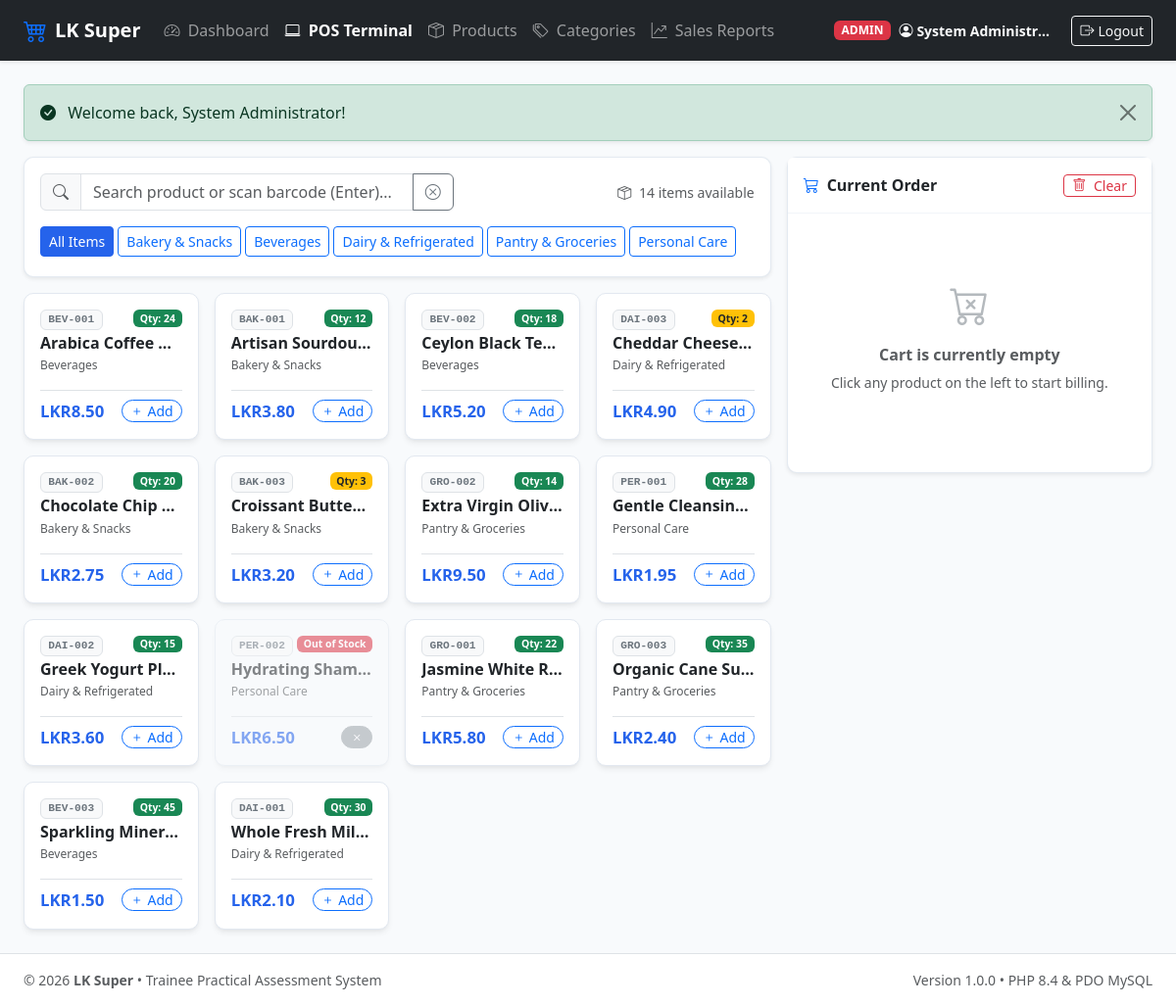
/modules/pos/index.php (signed in), run on the app's committed database.
### tables this page shows
CREATE TABLE `categories` (
    `id` INT AUTO_INCREMENT PRIMARY KEY,
    `name` VARCHAR(100) NOT NULL UNIQUE,
    `description` VARCHAR(255) NULL,
    `is_active` TINYINT(1) NOT NULL DEFAULT 1,
    `created_at` DATETIME NOT NULL DEFAULT CURRENT_TIMESTAMP,
    `updated_at` DATETIME NOT NULL DEFAULT CURRENT_TIMESTAMP ON UPDATE CURRENT_TIMESTAMP,
    INDEX `idx_categories_name` (`name`),
    INDEX `idx_categories_active` (`is_active`)
);

CREATE TABLE `products` (
    `id` INT AUTO_INCREMENT PRIMARY KEY,
    `category_id` INT NOT NULL,
    `sku` VARCHAR(50) NOT NULL UNIQUE,
    `name` VARCHAR(150) NOT NULL,
    `description` TEXT NULL,
    `cost_price` DECIMAL(10,2) NOT NULL DEFAULT 0.00,
    `selling_price` DECIMAL(10,2) NOT NULL,
    `stock_quantity` INT NOT NULL DEFAULT 0,
    `alert_threshold` INT NOT NULL DEFAULT 5,
    `is_active` TINYINT(1) NOT NULL DEFAULT 1,
    `created_at` DATETIME NOT NULL DEFAULT CURRENT_TIMESTAMP,
    `updated_at` DATETIME NOT NULL DEFAULT CURRENT_TIMESTAMP ON UPDATE CURRENT_TIMESTAMP,
    CONSTRAINT `fk_products_category` FOREIGN KEY (`category_id`) REFERENCES `categories` (`id`) ON DELETE RESTRICT ON UPDATE CASCADE,
    INDEX `idx_products_sku` (`sku`),
    INDEX `idx_products_name` (`name`),
    INDEX `idx_products_category` (`category_id`),
    INDEX `idx_products_stock` (`stock_quantity`),
    INDEX `idx_products_active` (`is_active`)
);

### config/config.php (called while the page is built, shortened)
<?php
function e(?string $string): string
{
    return htmlspecialchars((string)$string, ENT_QUOTES | ENT_SUBSTITUTE, 'UTF-8');
}

### modules/pos/index.php (the view, shortened to what this page needs)
<?php
require_once __DIR__ . '/../../config/config.php';
$pdo = get_db_connection();
$categories = $pdo->query("SELECT id, name FROM categories WHERE is_active = 1 ORDER BY name ASC")->fetchAll();
$products = $pdo->query("
    SELECT
        p.id,
        p.category_id,
        p.sku,
        p.name,
        p.selling_price,
        p.stock_quantity,
        p.alert_threshold,
        c.name AS category_name
    FROM products p
    LEFT JOIN categories c ON p.category_id = c.id
    WHERE p.is_active = 1
    ORDER BY p.name ASC
")->fetchAll();
require_once __DIR__ . '/../../includes/header.php';
?>
<div class="row g-3">
    <div class="col-lg-7 col-xl-8">
        <div class="card shadow-sm mb-3">
            <div class="card-body p-3">
                <div class="row g-2 align-items-center">
                    <div class="col-md-7">
                        <div class="input-group">
                            <span class="input-group-text bg-light text-muted"><i class="bi bi-search"></i></span>
                            <input type="text" id="posSearchInput" class="form-control" placeholder="Search product or scan barcode (Enter)..." autofocus autocomplete="off">
                            <button type="button" class="btn btn-outline-secondary" onclick="document.getElementById('posSearchInput').value=''; document.getElementById('posSearchInput').dispatchEvent(new Event('input'));">
                                <i class="bi bi-x-circle"></i>
                            </button>
                        </div>
                    </div>
                    <div class="col-md-5 text-md-end">
                        <span class="small text-muted">
                            <i class="bi bi-box-seam me-1"></i> <span id="totalProductCount"><?= count($products); ?></span> items available
                        </span>
                    </div>
                </div>
                <div class="d-flex gap-1 overflow-auto pt-3 pb-1" style="white-space: nowrap;">
                    <button type="button" class="btn btn-sm btn-outline-primary category-filter-btn active" data-category-id="all">
                        All Items
                    </button>
                    <?php foreach ($categories as $cat): ?>
                        <button type="button" class="btn btn-sm btn-outline-primary category-filter-btn" data-category-id="<?= (int)$cat['id']; ?>">
                            <?= e($cat['name']); ?>
                        </button>
                    <?php endforeach; ?>
                </div>
            </div>
        </div>
        <div id="productGrid" class="row row-cols-2 row-cols-sm-3 row-cols-md-3 row-cols-xl-4 g-3">
            <?php foreach ($products as $prod):
                $stock = (int)$prod['stock_quantity'];
                $isOut = $stock <= 0;
            ?>
                <div class="col pos-product-item"
                     data-id="<?= (int)$prod['id']; ?>"
                     data-sku="<?= e($prod['sku']); ?>"
                     data-name="<?= e($prod['name']); ?>"
                     data-price="<?= (float)$prod['selling_price']; ?>"
                     data-stock="<?= $stock; ?>"
                     data-category-id="<?= (int)$prod['category_id']; ?>">
                    <div class="card h-100 pos-product-card <?= $isOut ? 'out-of-stock' : ''; ?>"
                         onclick="<?= $isOut ? '' : 'addToCart(' . (int)$prod['id'] . ');'; ?>">
                        <div class="card-body p-3 d-flex flex-column justify-content-between">
                            <div>
                                <div class="d-flex justify-content-between align-items-start mb-1">
                                    <span class="badge bg-light text-secondary border font-monospace small" style="font-size: 0.7rem;">
                                        <?= e($prod['sku']); ?>
                                    </span>
                                    <?php if ($isOut): ?>
                                        <span class="badge bg-danger" style="font-size: 0.65rem;">Out of Stock</span>
                                    <?php elseif ($stock <= (int)$prod['alert_threshold']): ?>
                                        <span class="badge bg-warning text-dark" style="font-size: 0.65rem;">Qty: <?= $stock; ?></span>
                                    <?php else: ?>
                                        <span class="badge bg-success" style="font-size: 0.65rem;">Qty: <?= $stock; ?></span>
                                    <?php endif; ?>
                                </div>
                                <h6 class="card-title fw-semibold text-dark mb-1 text-truncate" title="<?= e($prod['name']); ?>">
                                    <?= e($prod['name']); ?>
                                </h6>
                                <small class="text-muted d-block text-truncate" style="font-size: 0.75rem;">
                                    <?= e($prod['category_name'] ?? 'General'); ?>
                                </small>
                            </div>
                            <div class="d-flex justify-content-between align-items-center mt-3 pt-2 border-top">
                                <span class="price-badge">LKR<?= number_format((float)$prod['selling_price'], 2) ?></span>
                                <button type="button" class="btn btn-sm <?= $isOut ? 'btn-secondary disabled' : 'btn-outline-primary'; ?> py-0 px-2 rounded-pill">
                                    <?= $isOut ? '<i class="bi bi-x"></i>' : '<i class="bi bi-plus"></i> Add'; ?>
                                </button>
                            </div>
                        </div>
                    </div>
                </div>
            <?php endforeach; ?>
        </div>
    </div>
    <div class="col-lg-5 col-xl-4">
        <div class="card shadow-sm sticky-top" style="top: 80px;">
            <div class="card-header bg-white py-3 d-flex justify-content-between align-items-center">
                <span class="fw-bold d-flex align-items-center gap-2">
                    <i class="bi bi-cart3 text-primary"></i> Current Order
                </span>
                <button type="button" class="btn btn-outline-danger btn-sm py-0 px-2" onclick="clearCart()" title="Empty shopping cart">
                    <i class="bi bi-trash me-1"></i> Clear
                </button>
            </div>
            <div class="card-body p-3">
                <div class="cart-items-container mb-3" style="min-height: 180px;">
                    <div id="emptyCartMsg" class="text-center py-5 text-muted">
                        <i class="bi bi-cart-x fs-1 text-secondary opacity-50 d-block mb-2"></i>
                        <p class="mb-1 fw-semibold">Cart is currently empty</p>
                        <small>Click any product on the left to start billing.</small>
                    </div>
                </div>
            </div>
        </div>
    </div>
</div>
<?php require_once __DIR__ . '/../../includes/footer.php'; ?>

### assets/css/style.css (style rules this page uses)
:root { --primary-color: #2563eb; --primary-hover: #1d4ed8; --secondary-color: #475569; --success-color: #10b981; --danger-color: #ef4444; --warning-color: #f59e0b; --info-color: #06b6d4; --bg-light: #f8fafc; --card-shadow: 0 4px 6px -1px rgba(0, 0, 0, 0.07), 0 2px 4px -2px rgba(0, 0, 0, 0.05); --border-radius: 0.625rem; }
body { background-color: var(--bg-light); font-family: system-ui, -apple-system, "Segoe UI", Roboto, "Helvetica Neue", Arial, sans-serif; min-height: 100vh; display: flex; flex-direction: column; }
.card { border-radius: var(--border-radius); border: 1px solid rgba(226, 232, 240, 0.9); box-shadow: var(--card-shadow); background-color: #ffffff; transition: transform 0.15s ease-in-out, box-shadow 0.15s ease-in-out; }
.card-header { background-color: #ffffff; border-bottom: 1px solid #f1f5f9; font-weight: 600; }
.pos-product-card { cursor: pointer; transition: all 0.2s ease; border: 1px solid #e2e8f0; border-radius: 10px; overflow: hidden; }
.pos-product-card.out-of-stock { opacity: 0.55; cursor: not-allowed; background-color: #f8fafc; }
.pos-product-card .price-badge { font-weight: 700; font-size: 1.05rem; color: var(--primary-color); }
.cart-items-container { max-height: 380px; overflow-y: auto; }
.category-filter-btn.active { background-color: var(--primary-color); color: #ffffff; border-color: var(--primary-color); }

### data on the page
categories: name "Bakery & Snacks"
categories: name "Beverages"
categories: name "Dairy & Refrigerated"
categories: name "Pantry & Groceries"
categories: name "Personal Care"
products: sku "BEV-001", stock_quantity "24", name "Arabica Coffee B…", category.name "Beverages", selling_price "8.50", shows "Add"
products: sku "BAK-001", stock_quantity "12", name "Artisan Sourdou…", category.name "Bakery & Snacks", selling_price "3.80", shows "Add"
products: sku "BEV-002", stock_quantity "18", name "Ceylon Black Te…", category.name "Beverages", selling_price "5.20", shows "Add"
products: sku "DAI-003", stock_quantity "2", name "Cheddar Cheese…", category.name "Dairy & Refrigerated", selling_price "4.90", shows "Add"
products: sku "BAK-002", stock_quantity "20", name "Chocolate Chip…", category.name "Bakery & Snacks", selling_price "2.75", shows "Add"
products: sku "BAK-003", stock_quantity "3", name "Croissant Butter…", category.name "Bakery & Snacks", selling_price "3.20", shows "Add"
products: sku "GRO-002", stock_quantity "14", name "Extra Virgin Oliv…", category.name "Pantry & Groceries", selling_price "9.50", shows "Add"
products: sku "PER-001", stock_quantity "28", name "Gentle Cleansin…", category.name "Personal Care", selling_price "1.95", shows "Add"
products: sku "DAI-002", stock_quantity "15", name "Greek Yogurt Pl…", category.name "Dairy & Refrigerated", selling_price "3.60", shows "Add"
products: sku "PER-002", stock_quantity "Out of Stock", name "Hydrating Sham…", category.name "Personal Care", selling_price "6.50"
products: sku "GRO-001", stock_quantity "22", name "Jasmine White R…", category.name "Pantry & Groceries", selling_price "5.80", shows "Add"
products: sku "GRO-003", stock_quantity "35", name "Organic Cane Su…", category.name "Pantry & Groceries", selling_price "2.40", shows "Add"
products: sku "BEV-003", stock_quantity "45", name "Sparkling Miner…", category.name "Beverages", selling_price "1.50", shows "Add"
products: sku "DAI-001", stock_quantity "30", name "Whole Fresh Mil…", category.name "Dairy & Refrigerated", selling_price "2.10", shows "Add"

### other printed values
APP_NAME "LK Super"
$user['role'] "ADMIN"
$user['full_name'] "System Administr…"
$flash['message'] "Welcome back, System Administrator!"
count($products) "14"
APP_VERSION "1.0.0"
PHP_MAJOR_VERSION "8"
PHP_MINOR_VERSION "4"
